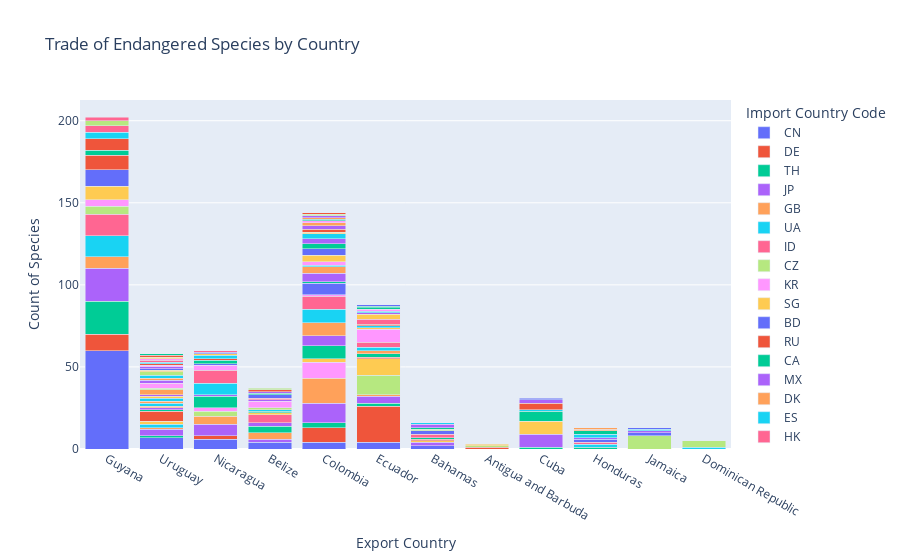

Notebook source saved alongside this figure:
### Markdown cell above
### Trade of endangered species by country of export and import

### Code cell
endangered_fig = px.bar(cites_trade_count_iso_expt, 
                    x=cites_trade_count_iso_expt.Export_country_name, 
                    y=cites_trade_count_iso_expt.Coun_of_Taxon, 
                    color=cites_trade_count_iso_expt.Importer,
                    barmode='stack',
                    hover_data=['Export_country_name', 'Coun_of_Taxon', 'Quantity', 'Coun_of_Taxon', 'Import_country_name'], 
                    labels={
                        "Coun_of_Taxon":"Count of Species", 
                        "Export_country_name": "Export Country",
                        "Importer": "Import Country Code",
                        "Import_country_name": "Import Country", 
                        "Quantity": "Trade Quantity"
                        
                    },
                    title="Trade of Endangered Species by Country")
endangered_fig.show()
